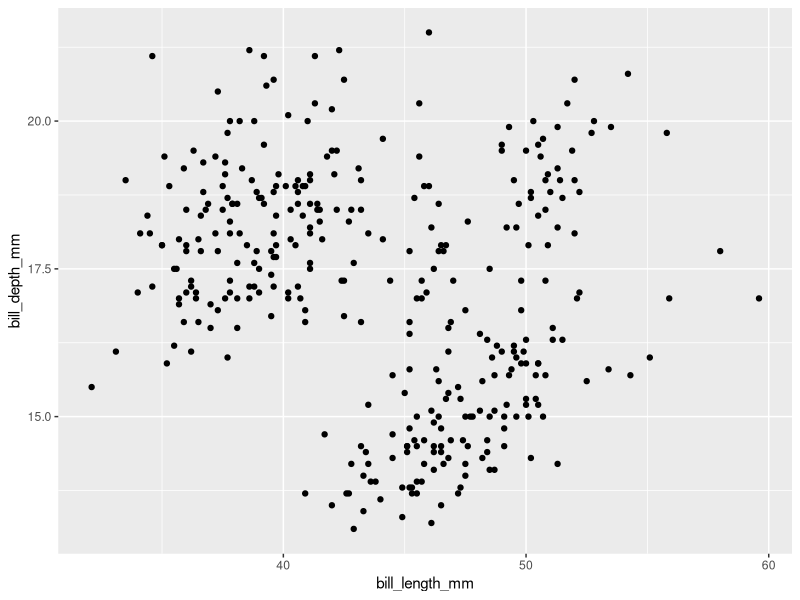
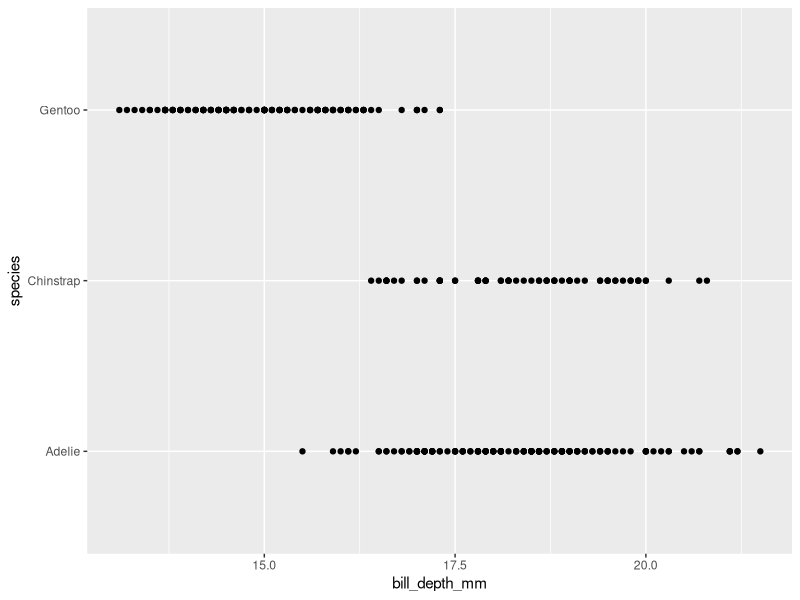
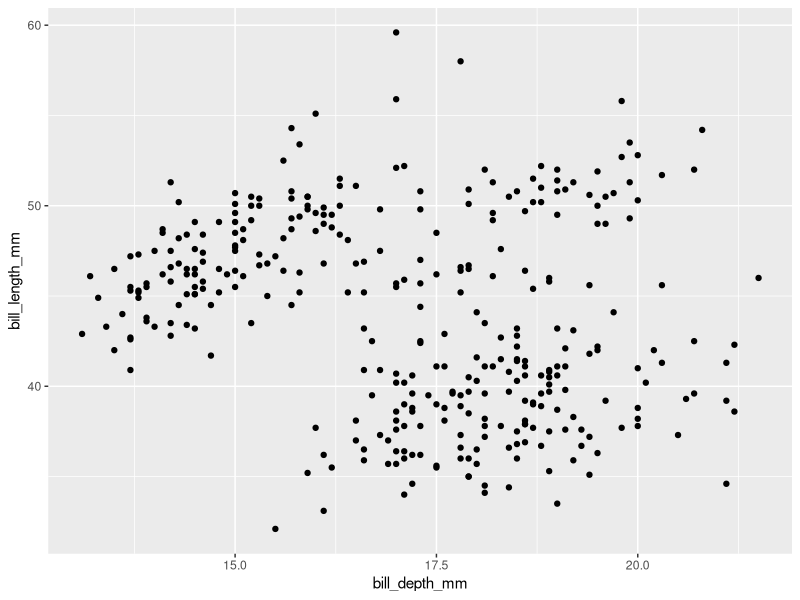
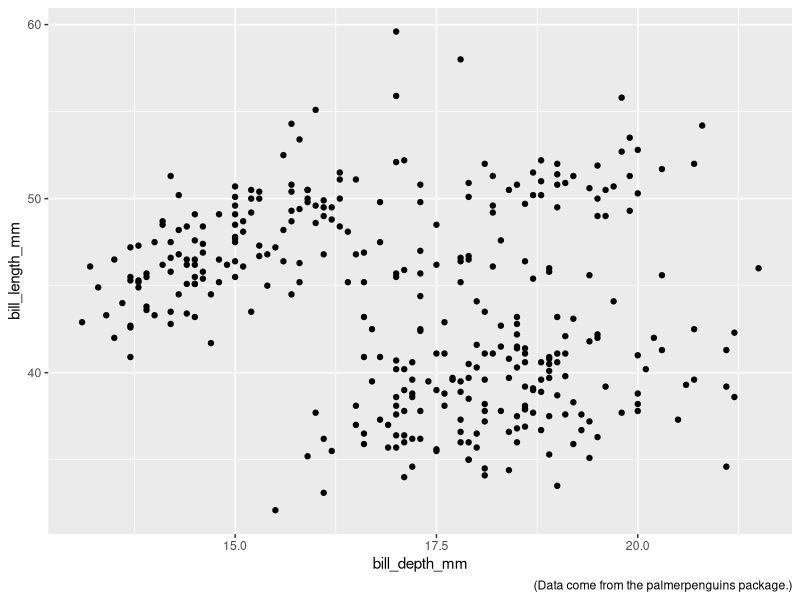
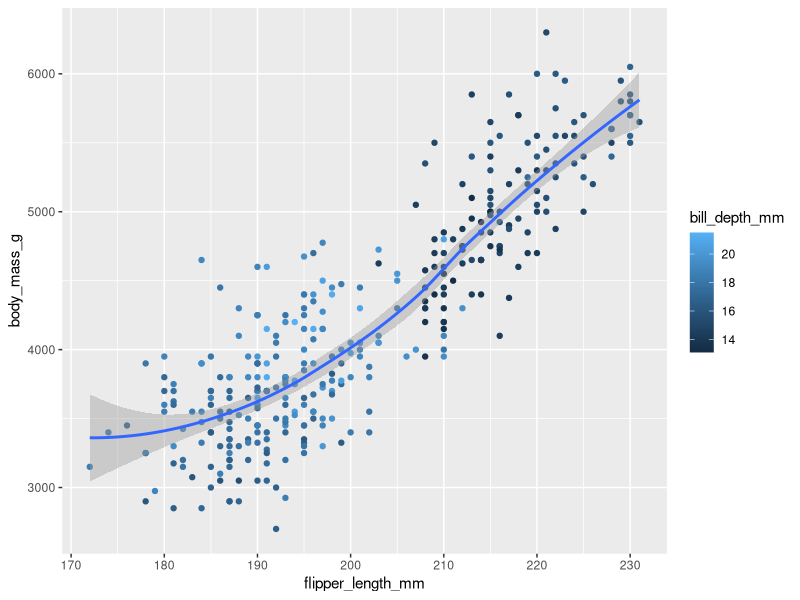
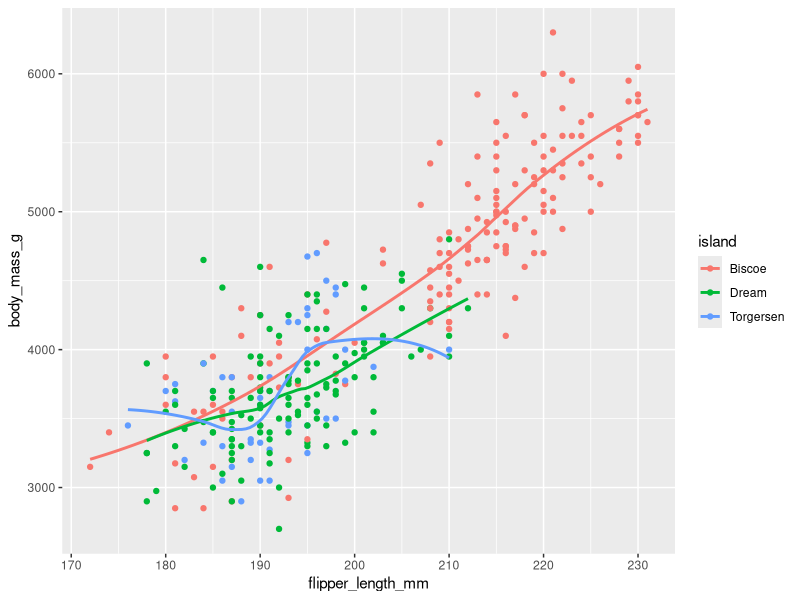

R code for these plots, in order:
## ---- chunk 1
knitr::opts_chunk$set(echo = TRUE)
## ---- chunk 2
library(tidyverse)
library(palmerpenguins)
library(ggthemes)
## ---- chunk 3
dim(penguins)
## ---- chunk 4
ggplot(data = penguins, 
       aes(x = bill_length_mm, y = bill_depth_mm)) +
       geom_point()

## ---- chunk 5
ggplot(data = penguins, 
       aes(x = bill_depth_mm, y = species)) +
       geom_point()
## ---- chunk 6
#ggplot(data = penguins,
#       ) + 
#  geom_point()
## ---- chunk 7
ggplot(
  data = penguins, 
  aes(x = bill_depth_mm, y = bill_length_mm)
) + 
  geom_point(na.rm = TRUE)

# It removes the missing values without warning
## ---- chunk 8
ggplot(
  data = penguins, 
  aes(x = bill_depth_mm, y = bill_length_mm)
) + 
  geom_point(na.rm = TRUE) +
  labs(caption = "(Data come from the palmerpenguins package.)")
## ---- chunk 9
ggplot(
  data = penguins,
  aes(x = flipper_length_mm, y = body_mass_g)
) +
  geom_point(aes(color = bill_depth_mm)) + 
  geom_smooth()

## ---- chunk 10
ggplot(
  data = penguins,
  mapping = aes(x = flipper_length_mm, y = body_mass_g, color = island)
) +
  geom_point() +
  geom_smooth(se = FALSE)

